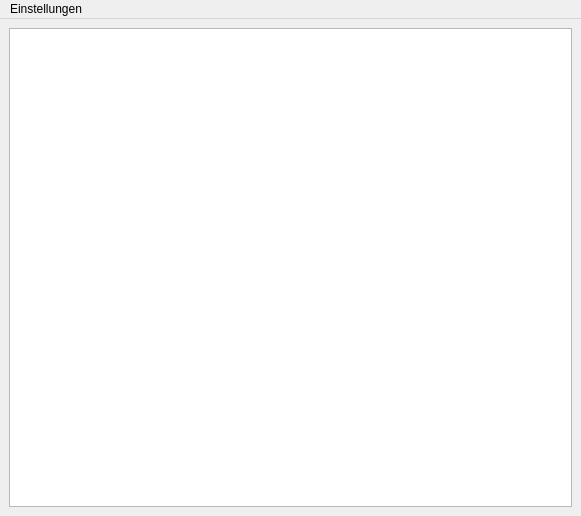
<?xml version="1.0" encoding="UTF-8"?>
<ui version="4.0">
 <class>MainWindow</class>
 <widget class="QMainWindow" name="MainWindow">
  <property name="geometry">
   <rect>
    <x>0</x>
    <y>0</y>
    <width>581</width>
    <height>516</height>
   </rect>
  </property>
  <property name="windowTitle">
   <string>MainWindow</string>
  </property>
  <widget class="QWidget" name="centralwidget">
   <layout class="QHBoxLayout" name="horizontalLayout">
    <item>
     <widget class="QGraphicsView" name="graphicsView"/>
    </item>
   </layout>
  </widget>
  <widget class="QMenuBar" name="menubar">
   <property name="geometry">
    <rect>
     <x>0</x>
     <y>0</y>
     <width>581</width>
     <height>38</height>
    </rect>
   </property>
   <widget class="QMenu" name="menuEinstellungen">
    <property name="title">
     <string>Einstellungen</string>
    </property>
    <addaction name="actionSimulaiton"/>
    <addaction name="actionElemente"/>
    <addaction name="actionStart_Stop_2"/>
   </widget>
   <addaction name="menuEinstellungen"/>
  </widget>
  <action name="actionSimulaiton">
   <property name="icon">
    <iconset theme="applications-games"/>
   </property>
   <property name="text">
    <string>Simulation</string>
   </property>
   <property name="shortcut">
    <string>Meta+Ctrl+S</string>
   </property>
  </action>
  <action name="actionElemente">
   <property name="icon">
    <iconset theme="mail-message-new"/>
   </property>
   <property name="text">
    <string>Elemente</string>
   </property>
   <property name="shortcut">
    <string>Meta+Ctrl+E</string>
   </property>
  </action>
  <action name="actionStart_Stop_2">
   <property name="icon">
    <iconset theme="media-playback-start"/>
   </property>
   <property name="text">
    <string>Start/ Stop</string>
   </property>
   <property name="shortcut">
    <string>Meta+Ctrl+R</string>
   </property>
  </action>
 </widget>
 <resources/>
 <connections/>
</ui>
